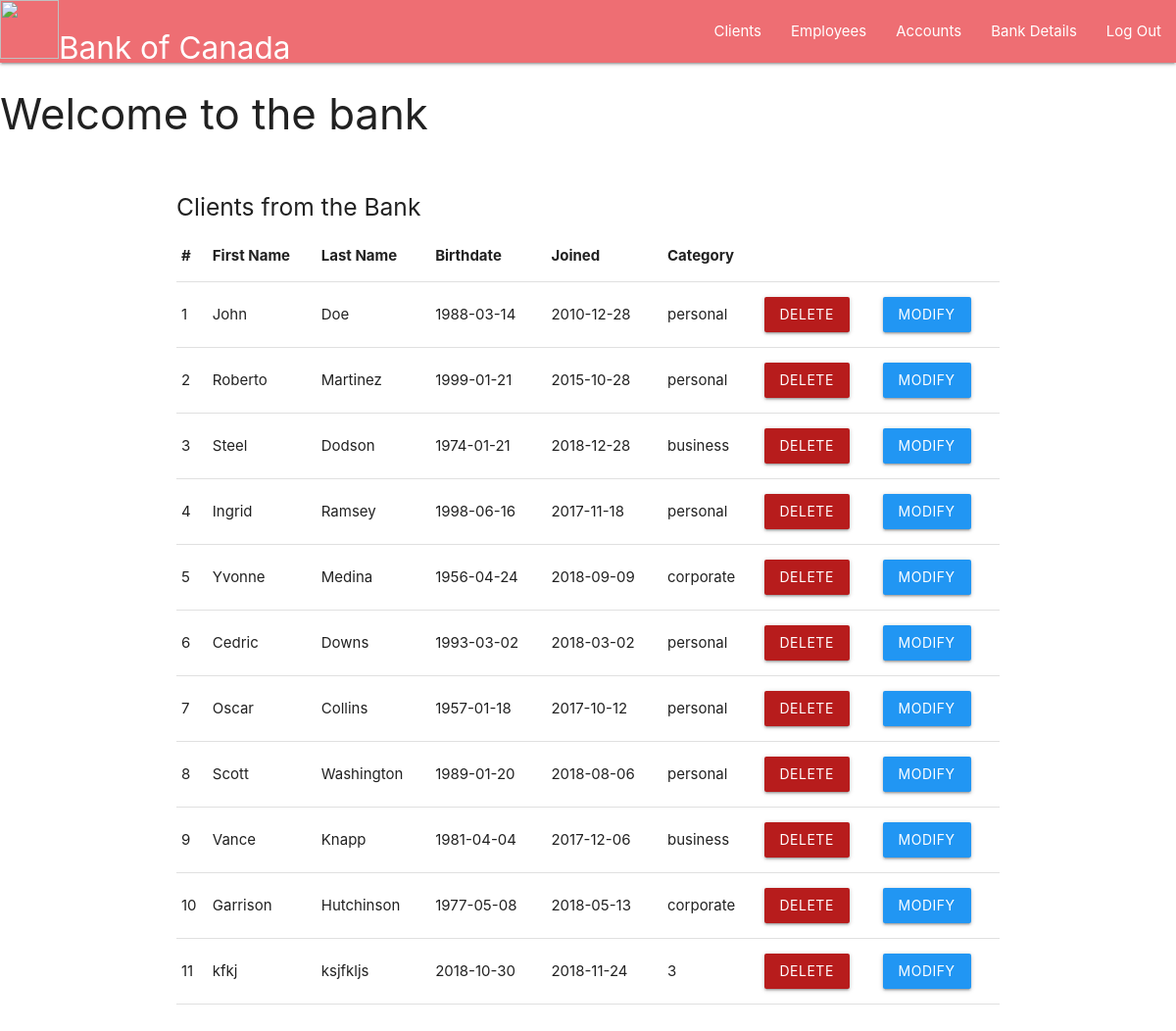
/clients.php, run on the app's committed database.
### tables this page shows
CREATE TABLE `client` (
  `client_id` int(11) NOT NULL AUTO_INCREMENT,
  `first_name` varchar(45) NOT NULL,
  `last_name` varchar(45) NOT NULL,
  `date_of_birth` date NOT NULL,
  `join_date` date NOT NULL,
  `address` varchar(45) NOT NULL,
  `email_address` varchar(45) NOT NULL,
  `phone_number` bigint(20) NOT NULL,
  `category` varchar(45) DEFAULT 'regular',
  `branch_id` int(11) DEFAULT NULL,
  `card_number` bigint(255) NOT NULL,
  `password` varchar(255) DEFAULT NULL,
  `num_transaction` int(11) DEFAULT NULL,
  PRIMARY KEY (`client_id`),
  KEY `client_branch_branch_id_fk` (`branch_id`),
  CONSTRAINT `client_branch_branch_id_fk` FOREIGN KEY (`branch_id`) REFERENCES `branch` (`branch_id`) ON DELETE SET NULL ON UPDATE CASCADE
);

### clients.php (the view, shortened to what this page needs)
<!DOCTYPE html>
<html lang="en" dir="ltr">
  <head>
    <link rel="stylesheet" href="https://cdnjs.cloudflare.com/ajax/libs/materialize/1.0.0/css/materialize.min.css">
  </head>
  <body>
    <nav>
  <div class="nav-wrapper">
    <a href="#" class="brand-logo"> <img src="https://techflourish.com/images/money-cliparts-15.jpg" alt="" height="60" width="60">Bank of Canada</a>
    <ul id="nav-mobile" class="right hide-on-med-and-down">
      <li><a href="clients.php">Clients</a></li>
      <li><a href="employees.php">Employees</a></li>
      <li><a href="#accounts">Accounts</a></li>
      <li><a href="bankDetails.php">Bank Details</a></li>
      <li><a href="adminSignout.php">Log Out</a></li>
    </ul>
  </div>
  </nav>
    <h3>Welcome to the bank</h3>
    <div class="container">
    <br>
    <?php
        $servername = "localhost";
        $username = "root";
        $password_db = "";
        $conn = new mysqli($servername, $username, $password_db);
        $sql = "SELECT client_id, first_name, last_name, date_of_birth, join_date, category FROM client";
        $result = $conn->query($sql);
        if ($result->num_rows > 0) {
          echo  "<h5>Clients from the Bank</h5>
                    <table border='1' class='highlight'>
              <tr>
                <th>#</th>
                <th>First Name</th>
                <th>Last Name </th>
                <th>Birthdate</th>
                <th>Joined</th>
                <th>Category</th>
              </tr>";
            while($row = $result->fetch_assoc()) {
                echo "<tr>";
                foreach($row as $data){
                  $id = $row['client_id'];
                  echo "<td>".$data."</td>";
                }
                echo "<td><a class='waves-effect waves-light btn red darken-4' href=deleteClient.php?id=$id>Delete</a></td><td><a class='waves-effect waves-light btn blue' href=modifyClient.php?id=$id>Modify</td></tr>";
            }
            echo "</table>";
        }
        else
            echo "<h5>There are no clients in the bank</h5>";
    ?>
    <br>
    <br>
    </div>
  </body>
</html>

### data on the page
client: client_id "1", first_name "John", last_name "Doe", date_of_birth "1988-03-14", join_date "2010-12-28", category "personal"
client: client_id "2", first_name "Roberto", last_name "Martinez", date_of_birth "1999-01-21", join_date "2015-10-28", category "personal"
client: client_id "3", first_name "Steel", last_name "Dodson", date_of_birth "1974-01-21", join_date "2018-12-28", category "business"
client: client_id "4", first_name "Ingrid", last_name "Ramsey", date_of_birth "1998-06-16", join_date "2017-11-18", category "personal"
client: client_id "5", first_name "Yvonne", last_name "Medina", date_of_birth "1956-04-24", join_date "2018-09-09", category "corporate"
client: client_id "6", first_name "Cedric", last_name "Downs", date_of_birth "1993-03-02", join_date "2018-03-02", category "personal"
client: client_id "7", first_name "Oscar", last_name "Collins", date_of_birth "1957-01-18", join_date "2017-10-12", category "personal"
client: client_id "8", first_name "Scott", last_name "Washington", date_of_birth "1989-01-20", join_date "2018-08-06", category "personal"
client: client_id "9", first_name "Vance", last_name "Knapp", date_of_birth "1981-04-04", join_date "2017-12-06", category "business"
client: client_id "10", first_name "Garrison", last_name "Hutchinson", date_of_birth "1977-05-08", join_date "2018-05-13", category "corporate"
client: client_id "11", first_name "kfkj", last_name "ksjfkljs", date_of_birth "2018-10-30", join_date "2018-11-24", category "3"
